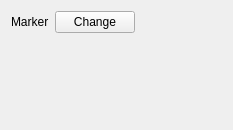
<?xml version="1.0" encoding="UTF-8"?>
<ui version="4.0">
 <class>WidgetCentroidFill</class>
 <widget class="QWidget" name="WidgetCentroidFill">
  <property name="geometry">
   <rect>
    <x>0</x>
    <y>0</y>
    <width>233</width>
    <height>130</height>
   </rect>
  </property>
  <property name="windowTitle">
   <string>Form</string>
  </property>
  <layout class="QFormLayout" name="formLayout">
   <property name="fieldGrowthPolicy">
    <enum>QFormLayout::ExpandingFieldsGrow</enum>
   </property>
   <property name="horizontalSpacing">
    <number>6</number>
   </property>
   <property name="verticalSpacing">
    <number>3</number>
   </property>
   <item row="0" column="0">
    <widget class="QLabel" name="label">
     <property name="text">
      <string>Marker</string>
     </property>
    </widget>
   </item>
   <item row="0" column="1">
    <widget class="QPushButton" name="btnChangeMarker">
     <property name="sizePolicy">
      <sizepolicy hsizetype="Preferred" vsizetype="Fixed">
       <horstretch>0</horstretch>
       <verstretch>0</verstretch>
      </sizepolicy>
     </property>
     <property name="text">
      <string>Change</string>
     </property>
    </widget>
   </item>
  </layout>
 </widget>
 <tabstops>
  <tabstop>btnChangeMarker</tabstop>
 </tabstops>
 <resources/>
 <connections/>
</ui>
